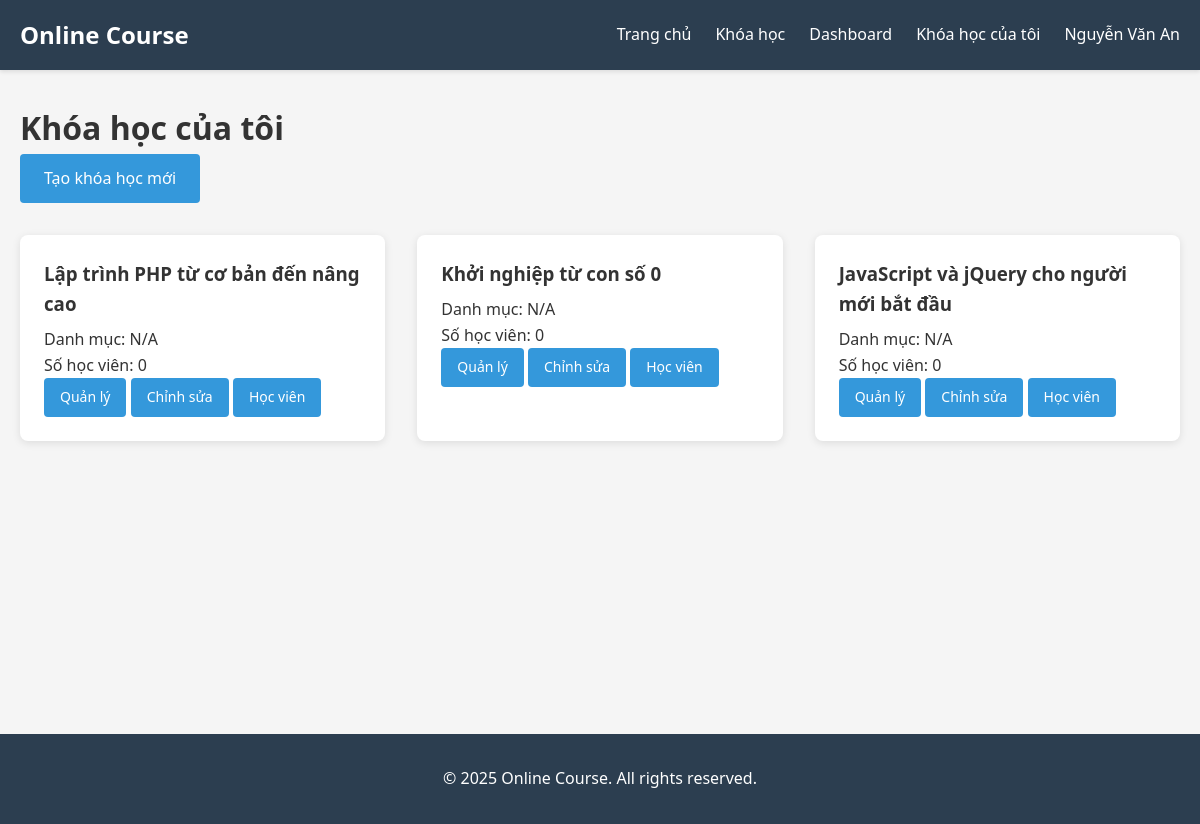
The app's page /index.php?url=instructor/myCourses (signed in) with its own data.
### tables this page shows
CREATE TABLE IF NOT EXISTS courses (
    id INT AUTO_INCREMENT PRIMARY KEY,
    title VARCHAR(255) NOT NULL,
    description TEXT,
    instructor_id INT NOT NULL,
    category_id INT,
    price DECIMAL(10,2) DEFAULT 0.00,
    duration_weeks INT,
    level VARCHAR(50) DEFAULT 'Beginner' COMMENT 'Beginner, Intermediate, Advanced',
    image VARCHAR(255),
    created_at DATETIME DEFAULT CURRENT_TIMESTAMP,
    updated_at DATETIME DEFAULT CURRENT_TIMESTAMP ON UPDATE CURRENT_TIMESTAMP,
    FOREIGN KEY (instructor_id) REFERENCES users(id) ON DELETE CASCADE,
    FOREIGN KEY (category_id) REFERENCES categories(id) ON DELETE SET NULL,
    INDEX idx_instructor (instructor_id),
    INDEX idx_category (category_id),
    INDEX idx_level (level)
);

### controllers/InstructorController.php (called while the page is built, shortened)
<?php
require_once __DIR__ . '/../config/helper.php';
require_once __DIR__ . '/../models/Course.php';
class InstructorController {
    public function myCourses() {
        $courseModel = new Course();
        $courses = $courseModel->getByInstructor(getUserId());
        require_once __DIR__ . '/../views/layouts/header.php';
        require_once __DIR__ . '/../views/instructor/my_courses.php';
        require_once __DIR__ . '/../views/layouts/footer.php';
    }
}
?>

### models/Course.php (called while the page is built, shortened)
<?php
require_once __DIR__ . '/../config/Database.php';
class Course {
    private $conn;
    private $table = 'courses';
    public function __construct() {
        $database = new Database();
        $this->conn = $database->getConnection();
    }
    public function getByInstructor($instructor_id) {
        $query = "SELECT c.*, cat.name as category_name,
                  (SELECT COUNT(*) FROM enrollments WHERE course_id = c.id) as student_count
                  FROM " . $this->table . " c
                  LEFT JOIN categories cat ON c.category_id = cat.id
                  WHERE c.instructor_id = :instructor_id
                  ORDER BY c.created_at DESC";
        $stmt = $this->conn->prepare($query);
        $stmt->bindParam(':instructor_id', $instructor_id);
        $stmt->execute();
        return $stmt->fetchAll();
    }
}
?>

### config/Database.php (called while the page is built, shortened)
<?php
class Database {
    private $host = "localhost";
    private $db_name = "onlinecourse";
    private $username = "root";
    private $password = "";
    public function getConnection() {
        $this->conn = null;
        try {
            $this->conn = new PDO(
                "mysql:host=" . $this->host . ";dbname=" . $this->db_name . ";charset=utf8mb4",
                $this->username,
                $this->password,
                [
                    PDO::ATTR_ERRMODE => PDO::ERRMODE_EXCEPTION,
                    PDO::ATTR_DEFAULT_FETCH_MODE => PDO::FETCH_ASSOC,
                    PDO::ATTR_EMULATE_PREPARES => false
                ]
            );
        } catch(PDOException $e) {
            echo "Connection error: " . $e->getMessage();
        }
        return $this->conn;
    }
}
?>

### config/helper.php (called while the page is built, shortened)
<?php
function getUserId() {
    return $_SESSION['user_id'] ?? null;
}
?>

### views/instructor/my_courses.php (the view, shortened to what this page needs)
<div class="container">
    <h1>Khóa học của tôi</h1>
    <div class="action-buttons">
        <a href="/onlinecourse/instructor/createCourse" class="btn btn-primary">Tạo khóa học mới</a>
    </div>
    <div class="courses-grid">
        <?php if (!empty($courses)): ?>
            <?php foreach ($courses as $course): ?>
                <div class="course-card">
                    <div class="course-card-body">
                        <h3><a href="/onlinecourse/course/detail/<?php echo $course['id']; ?>"><?php echo htmlspecialchars($course['title']); ?></a></h3>
                        <p>Danh mục: <?php echo htmlspecialchars($course['category_name'] ?? 'N/A'); ?></p>
                        <p>Số học viên: <?php echo $course['student_count'] ?? 0; ?></p>
                        <div class="course-actions">
                            <a href="/onlinecourse/instructor/course/manage/<?php echo $course['id']; ?>" class="btn btn-sm">Quản lý</a>
                            <a href="/onlinecourse/instructor/course/edit/<?php echo $course['id']; ?>" class="btn btn-sm">Chỉnh sửa</a>
                            <a href="/onlinecourse/instructor/students/<?php echo $course['id']; ?>" class="btn btn-sm">Học viên</a>
                        </div>
                    </div>
                </div>
            <?php endforeach; ?>
        <?php else: ?>
            <p>Bạn chưa có khóa học nào.</p>
        <?php endif; ?>
    </div>
</div>

### assets/css/style.css (style rules this page uses)
* { margin: 0; padding: 0; box-sizing: border-box; }
body { font-family: 'Segoe UI', Tahoma, Geneva, Verdana, sans-serif; line-height: 1.6; color: #333; background-color: #f5f5f5; }
.container { max-width: 1200px; margin: 0 auto; padding: 0 20px; }
.btn { display: inline-block; padding: 0.75rem 1.5rem; background-color: #3498db; color: white; text-decoration: none; border-radius: 4px; border: none; cursor: pointer; transition: background-color 0.3s; font-size: 1rem; }
.btn-primary { background-color: #3498db; }
.btn-sm { padding: 0.5rem 1rem; font-size: 0.875rem; }
.courses-grid { display: grid; grid-template-columns: repeat(auto-fill, minmax(300px, 1fr)); gap: 2rem; margin-top: 2rem; }
.course-card { background: white; border-radius: 8px; overflow: hidden; box-shadow: 0 2px 8px rgba(0,0,0,0.1); transition: transform 0.3s, box-shadow 0.3s; }
.course-card-body { padding: 1.5rem; }
.course-card-body h3 { margin-bottom: 0.5rem; }
.course-card-body h3 a { color: #333; text-decoration: none; }
.action-buttons { display: flex; gap: 1rem; margin-bottom: 2rem; }

### records on screen
courses: title "Lập trình PHP từ cơ bản đến nâng cao", category_name "N/A", student_count "0"
courses: title "Khởi nghiệp từ con số 0", category_name "N/A", student_count "0"
courses: title "JavaScript và jQuery cho người mới bắt đầu", category_name "N/A", student_count "0"

### other values on screen
$_SESSION['fullname'] "Nguyễn Văn An"
